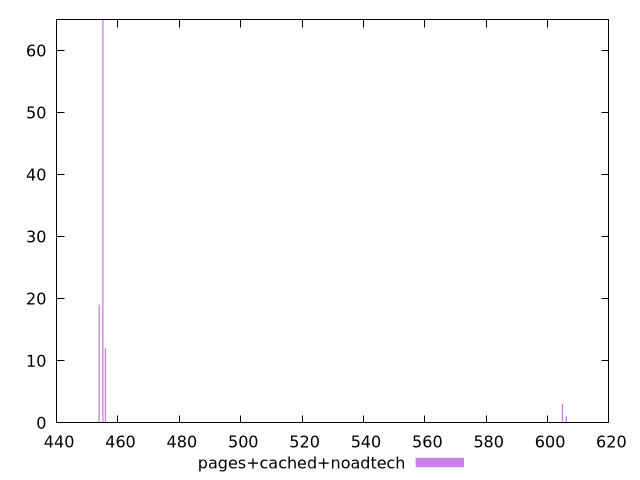

Write gnuplot code to recreate this figure.
$_pagesCachedNoadtech <<EOF
453.85654465342276 19
604.8684871782506 3
455.0876202718317 65
455.908337350771 12
606.0995627966595 1
EOF
set key outside below
set terminal pngcairo
set output "report_00006_2020-11-02T20-21-41.718Z/uses-rel-preload/pages+cached+noadtech//raw_hist.png"
set yrange [0:65]
set boxwidth 0.41035853946964085
set style fill transparent solid 0.5 noborder
plot $_pagesCachedNoadtech title "pages+cached+noadtech" with boxes ,
